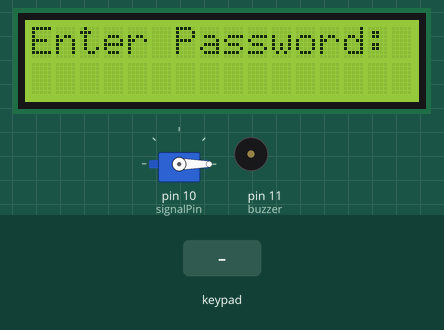
The sketch below on a simulated Arduino Uno, built with avr-gcc and run on an emulated ATmega328P. Parts: 16×2 character LCD, servo, buzzer (waves = sounding). Inputs (shaded band) come from the test bench.

Above: at 1.2 s.
1.3 s: keypad keys 1 3 9 7 2 2 2 # pressed 0.4 s apart
At 4.5 s:
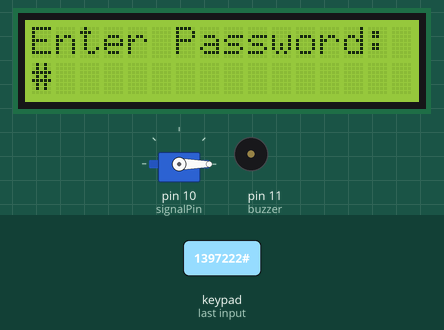
6.0 s: key 'A' pressed
At 7.2 s:
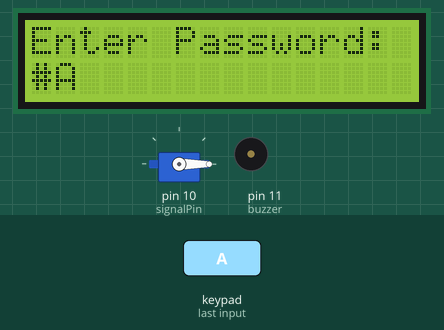
7.5 s: key 'B' pressed
At 8.2 s:
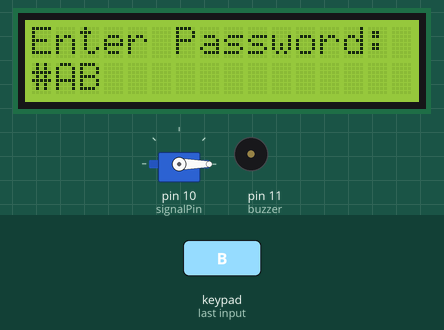
9.0 s: keypad keys 6 4 7 6 8 5 7 * pressed 0.4 s apart
At 12.6 s:
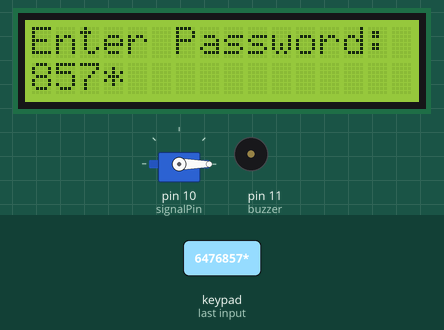
13.7 s: key 'C' pressed
At 14.1 s:
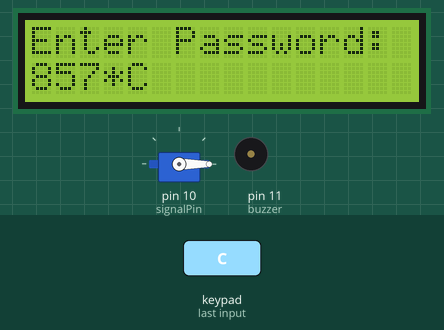
15.2 s: keypad keys 6 4 7 6 8 5 7 A pressed 0.4 s apart
At 19.0 s:
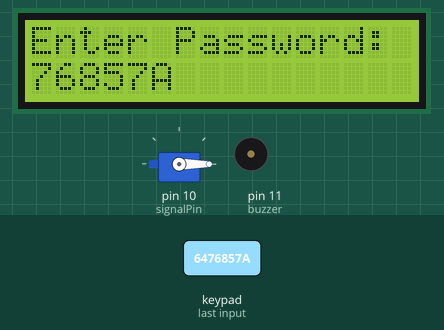
Timing chart, 0 to 20.5 s (numbered marks = the images above; inputs shaded):
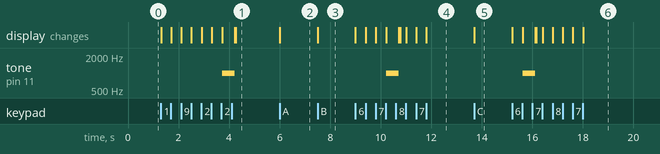

The sketch:

Communication.ino
```cpp
//Shayaan Tanvir
//11 - 15 - 2020
//communication assignment
#include <Servo.h>

#include <LiquidCrystal_I2C.h>


#include <Wire.h>

#include <Keypad.h>


#define Password_Length 8

Servo myservo;  // create servo object to control a servo
// twelve servo objects can be created on most boards

int signalPin = 10;
int pos = 0;    // variable to store the servo position
const int buzzer = 11;

char Data[Password_Length];
char Master[Password_Length] = "6476857";
byte data_count = 0, master_count = 0;
bool Pass_is_good;
char customKey;

const byte ROWS = 4;
const byte COLS = 4;

char hexaKeys[ROWS][COLS] = {
  {'1', '2', '3', 'A'},
  {'4', '5', '6', 'B'},
  {'7', '8', '9', 'C'},
  {'*', '0', '#', 'D'}
};

byte rowPins[ROWS] = {9, 8, 7, 6};
byte colPins[COLS] = {5, 4, 3, 2};

Keypad customKeypad = Keypad(makeKeymap(hexaKeys), rowPins, colPins, ROWS, COLS);

LiquidCrystal_I2C lcd(0x27, 16, 2);

void setup(){
  lcd.init();
  lcd.backlight();
  pinMode(signalPin, OUTPUT);
  pinMode(buzzer, OUTPUT);

  myservo.attach(10);  // attaches the servo on pin 10 to the servo object
  myservo.write(0);
}

void loop(){

  lcd.setCursor(0,0);
  lcd.print("Enter Password:");

  customKey = customKeypad.getKey();
  if (customKey){
    Data[data_count] = customKey;
    lcd.setCursor(data_count,1);
    lcd.print(Data[data_count]);
    data_count++;
    }

  if(data_count == Password_Length-1){
    lcd.clear();

    if(!strcmp(Data, Master)){
      lcd.print("Correct");
      for (pos = 0; pos <= 180; pos += 1) { // goes from 0 degrees to 180 degrees
        // in steps of 1 degree
         myservo.write(pos);              // tell servo to go to position in variable 'pos'
         delay(15);                       // waits 15ms for the servo to reach the position
  }
      for (pos = 180; pos >= 0; pos -= 1) { // goes from 180 degrees to 0 degrees
        myservo.write(pos);              // tell servo to go to position in variable 'pos'
        delay(15);                       // waits 15ms for the servo to reach the position
  }
      digitalWrite(signalPin, HIGH);
      delay(5000);
      digitalWrite(signalPin, LOW);
      }
    else{
      lcd.print("Incorrect");
      tone(buzzer, 1000);
      delay(500);
      noTone(buzzer);
      }

    lcd.clear();
    clearData();
  }
}

void clearData(){
  while(data_count !=0){
    Data[data_count--] = 0;
  }
  return;
}
```

Measured:
- after the input at 1.3 s, tone on pin 11 (buzzer): silent → 1000 Hz after 2.4 s, → silent 0.50 s later; the display: first changes at once (image 1 shows a later state)
- after the input at 6.0 s, the display: changes at once (image 2)
- after the input at 7.5 s, the display: changes at once (image 3)
- after the input at 9.0 s, tone on pin 11 (buzzer): silent → 1000 Hz after 1.2 s, → silent 0.50 s later; the display: first changes at once (image 4 shows a later state)
- after the input at 13.7 s, the display: changes at once (image 5)
- after the input at 15.2 s, tone on pin 11 (buzzer): silent → 1000 Hz after 0.42 s, → silent 0.50 s later; the display: first changes at once (image 6 shows a later state)
